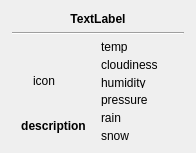
<?xml version="1.0" encoding="UTF-8"?>
<ui version="4.0">
 <class>WeatherWidget</class>
 <widget class="QWidget" name="WeatherWidget">
  <property name="geometry">
   <rect>
    <x>0</x>
    <y>0</y>
    <width>196</width>
    <height>153</height>
   </rect>
  </property>
  <property name="sizePolicy">
   <sizepolicy hsizetype="MinimumExpanding" vsizetype="MinimumExpanding">
    <horstretch>0</horstretch>
    <verstretch>0</verstretch>
   </sizepolicy>
  </property>
  <property name="minimumSize">
   <size>
    <width>196</width>
    <height>153</height>
   </size>
  </property>
  <layout class="QHBoxLayout" name="horizontalLayout" stretch="0">
   <property name="leftMargin">
    <number>12</number>
   </property>
   <property name="topMargin">
    <number>12</number>
   </property>
   <property name="rightMargin">
    <number>12</number>
   </property>
   <property name="bottomMargin">
    <number>12</number>
   </property>
   <item>
    <layout class="QVBoxLayout" name="verticalLayout_3">
     <item>
      <widget class="QLabel" name="m_dateTime">
       <property name="font">
        <font>
         <weight>75</weight>
         <bold>true</bold>
        </font>
       </property>
       <property name="text">
        <string notr="true">TextLabel</string>
       </property>
       <property name="alignment">
        <set>Qt::AlignCenter</set>
       </property>
      </widget>
     </item>
     <item>
      <widget class="Line" name="line">
       <property name="orientation">
        <enum>Qt::Horizontal</enum>
       </property>
      </widget>
     </item>
     <item>
      <layout class="QHBoxLayout" name="horizontalLayout_2">
       <item>
        <layout class="QVBoxLayout" name="verticalLayout_2" stretch="0,1,0,0">
         <item>
          <spacer name="verticalSpacer">
           <property name="orientation">
            <enum>Qt::Vertical</enum>
           </property>
           <property name="sizeHint" stdset="0">
            <size>
             <width>20</width>
             <height>40</height>
            </size>
           </property>
          </spacer>
         </item>
         <item>
          <widget class="QLabel" name="m_icon">
           <property name="minimumSize">
            <size>
             <width>64</width>
             <height>64</height>
            </size>
           </property>
           <property name="maximumSize">
            <size>
             <width>64</width>
             <height>64</height>
            </size>
           </property>
           <property name="text">
            <string notr="true">icon</string>
           </property>
           <property name="scaledContents">
            <bool>true</bool>
           </property>
           <property name="alignment">
            <set>Qt::AlignCenter</set>
           </property>
          </widget>
         </item>
         <item>
          <widget class="QLabel" name="m_description">
           <property name="font">
            <font>
             <weight>75</weight>
             <bold>true</bold>
            </font>
           </property>
           <property name="text">
            <string notr="true">description</string>
           </property>
           <property name="scaledContents">
            <bool>true</bool>
           </property>
           <property name="alignment">
            <set>Qt::AlignCenter</set>
           </property>
           <property name="wordWrap">
            <bool>true</bool>
           </property>
          </widget>
         </item>
         <item>
          <spacer name="verticalSpacer_2">
           <property name="orientation">
            <enum>Qt::Vertical</enum>
           </property>
           <property name="sizeHint" stdset="0">
            <size>
             <width>20</width>
             <height>40</height>
            </size>
           </property>
          </spacer>
         </item>
        </layout>
       </item>
       <item>
        <layout class="QVBoxLayout" name="verticalLayout">
         <item>
          <widget class="QLabel" name="m_temperature">
           <property name="font">
            <font>
             <weight>50</weight>
             <bold>false</bold>
            </font>
           </property>
           <property name="text">
            <string notr="true">temp</string>
           </property>
          </widget>
         </item>
         <item>
          <widget class="QLabel" name="m_cloudiness">
           <property name="font">
            <font>
             <weight>50</weight>
             <bold>false</bold>
            </font>
           </property>
           <property name="text">
            <string notr="true">cloudiness</string>
           </property>
          </widget>
         </item>
         <item>
          <widget class="QLabel" name="m_humidity">
           <property name="font">
            <font>
             <weight>50</weight>
             <bold>false</bold>
            </font>
           </property>
           <property name="text">
            <string notr="true">humidity</string>
           </property>
          </widget>
         </item>
         <item>
          <widget class="QLabel" name="m_pressure">
           <property name="font">
            <font>
             <weight>50</weight>
             <bold>false</bold>
            </font>
           </property>
           <property name="text">
            <string notr="true">pressure</string>
           </property>
          </widget>
         </item>
         <item>
          <widget class="QLabel" name="m_rain">
           <property name="font">
            <font>
             <weight>50</weight>
             <bold>false</bold>
            </font>
           </property>
           <property name="text">
            <string notr="true">rain</string>
           </property>
          </widget>
         </item>
         <item>
          <widget class="QLabel" name="m_snow">
           <property name="font">
            <font>
             <weight>50</weight>
             <bold>false</bold>
            </font>
           </property>
           <property name="text">
            <string notr="true">snow</string>
           </property>
          </widget>
         </item>
        </layout>
       </item>
      </layout>
     </item>
    </layout>
   </item>
  </layout>
 </widget>
 <resources/>
 <connections/>
</ui>
